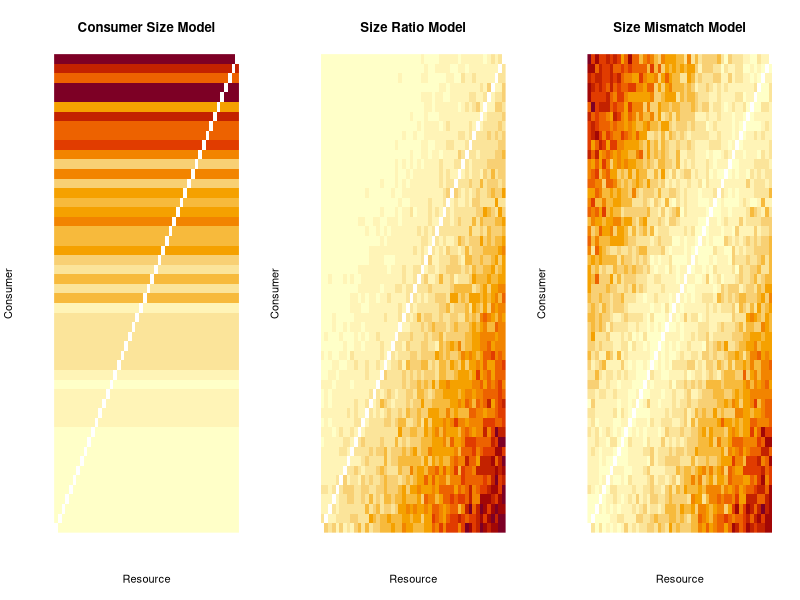

Here is the R script that generated this plot:
## ---- chunk 1

library(tidyverse)
library(tidygraph)
library(ggraph)
library(patchwork)

# graphs
graph_theme = theme(
  # panels
  panel.background = element_rect(
    color  = 'black', 
    fill   = '#ffffffff', 
    size   = 1 ), 
  panel.grid = element_blank( ), 
  panel.spacing = unit(15, 'pt'), 
  # axes
  axis.ticks  = element_line(
    color = 'black', 
    size  = 0.5 ), 
  axis.ticks.length = unit(2, 'mm'), 
  axis.text = element_text(color='black'), 
  # strips
  strip.background = element_rect(
    color = '#ffffffff', 
    fill  = '#ffffffff',), 
  strip.text = element_text(
    color  = 'black', 
    vjust  = 1.2,
    hjust  = 0,
    size   = 10, 
    margin = unit( c(4,0,4,0), 'mm') ), 
  # title
  plot.title = element_text(
    size  = 14, 
    hjust = 0, 
    vjust = 3),
  # legend 
  legend.key = element_blank()
)

theme_set(graph_theme)
## ---- chunk 2
# Setup
set.seed(666)
inv_logit <- function(x) exp(x) / (1 + exp(x))

# Parameters 
N = 50
mu_p = -2
sigma_p = 0.25
bM = bR = bA = 0.5

# Body mass 
mass = exp(seq(log(0.01), log(1000), length.out = N))
M = log10(mass)

# Pairwise matrices 
Bi = matrix(M, N, N)
Bj = t(Bi)

# Covariates 
ratio = Bi - Bj
mismatch = abs(Bi - Bj)

# Noise 
eps = matrix(rnorm(N*N, 0, sigma_p), N, N)

# (1) Consumer Size Model 
pM = inv_logit(mu_p + bM * M + rnorm(N, 0, sigma_p))
pM_mat = matrix(pM, N, N, byrow = T)
diag(pM_mat) = NA

# (2) Size Ratio Model 
pR_mat = inv_logit(mu_p + bR * ratio + eps)
diag(pR_mat) = NA

# (3) Size Mismatch Model 
pA_mat = inv_logit(mu_p + bA * mismatch + eps)
diag(pA_mat) = NA

# Data for plotting 
dat = data.frame(
  consumer_mass = as.vector(Bi), 
  resource_mass = as.vector(Bj), 
  size_ratio    = as.vector(ratio), 
  size_mismatch = as.vector(mismatch), 
  p_consumer    = as.vector(pM_mat), 
  p_ratio       = as.vector(pR_mat),
  p_mismatch    = as.vector(pA_mat)
)
## ---- chunk 3
order_idx = order(M)

par(mfrow=c(1,3))
image(pM_mat[order_idx, order_idx], 
      main='Consumer Size Model', 
      xlab='Resource', ylab='Consumer', 
      axes=F)
image(pR_mat[order_idx, order_idx], 
      main='Size Ratio Model', 
      xlab='Resource', ylab='Consumer', 
      axes=F)
image(pA_mat[order_idx, order_idx], 
      main='Size Mismatch Model', 
      xlab='Resource', ylab='Consumer', 
      axes=F)
